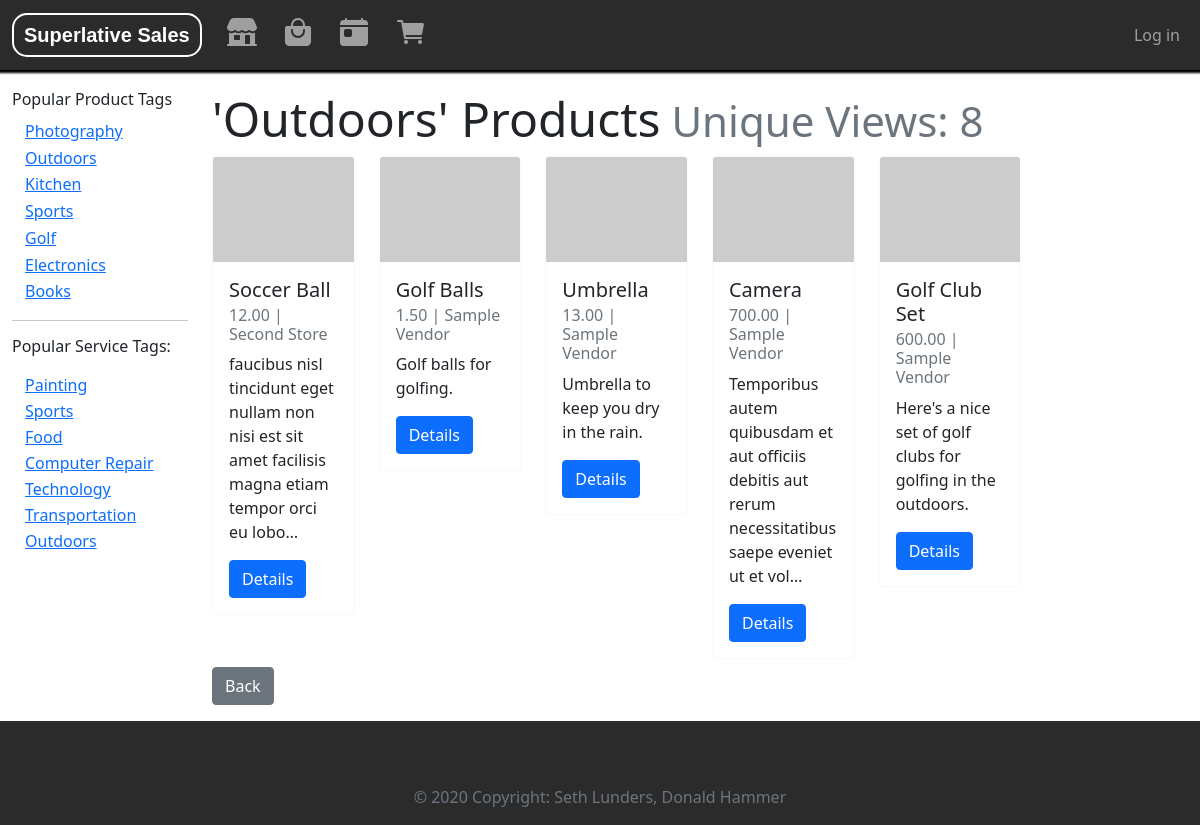
Page /store/products/tag/outdoors/1 on the committed database.
### storeApp/models.py (models this page shows, shortened)
class ProductTag(models.Model):
    name = models.CharField(max_length=200, help_text="Enter a tag; i.e. \"electronics\"", primary_key=True, unique=True)
    viewcount = models.IntegerField(default=0)
    def __str__(self):
        return str(self.name)
    def save(self, *args, **kwargs):
        self.name = self.name.lower()
        return super(ProductTag, self).save(*args, **kwargs)
    class Meta:
        ordering = ['-viewcount']
    def get_absolute_url(self):
        return reverse('product-tag-detail', args=[str(self.name), 1])

class ServiceTag(models.Model):
    name = models.CharField(max_length=200, help_text="Enter a tag; i.e. \"electronics\"", primary_key=True, unique=True)
    viewcount = models.IntegerField(default=0)
    class Meta:
        ordering = ['-viewcount']
    def get_absolute_url(self):
        return reverse('service-tag-detail', args=[str(self.name), 1])

class ProductListing(models.Model):
    id = models.UUIDField(primary_key=True, default=uuid.uuid4, help_text="Unique ID for this particular order", editable=False)
    active = models.BooleanField(default=True)
    name = models.CharField(max_length=200, help_text="Enter a name for your product.")
    imageURL = models.URLField(max_length=200, help_text="Enter image URL", default=randomPhoto())
    price = models.DecimalField(decimal_places=2, max_digits=7) # allows max price of $99,999.99
    description = models.TextField()
    quantity_available = models.IntegerField(help_text="How many are available? Leave blank if unlimited.", null=True, blank=True)
    restockDate = models.DateField(help_text="Leave blank if N/A",null=True, blank=True)
    vendor = models.ForeignKey(Vendor, on_delete=models.RESTRICT)
    tags = models.ManyToManyField(ProductTag, blank=True)
    def get_absolute_url(self):
        return reverse('product-detail', args=[str(self.id)])
    def list_tags(self):
        return ', '.join(tag.name for tag in self.tags.all()[:3])
    list_tags.short_description = 'Tags'
    class Meta:
        permissions = (("can_set_active", "Set product as active"),)

class Vendor(models.Model):
    name = models.CharField(max_length=200, help_text="Enter your vendor name.", unique=True)
    owner = models.OneToOneField(User, on_delete=models.CASCADE)
    logoURL = models.URLField(max_length=200, help_text="Enter image URL", default=randomPhoto())
    description = models.TextField()
    phone_number = models.CharField(max_length=20, help_text="1 (234) 567 8901")
    emergency_phone_number = models.CharField(max_length=20, help_text="1 (234) 567 8901")
    address1 = models.CharField(max_length=1024, help_text="Address line 1")
    address2 = models.CharField(max_length=1024, help_text="Address line 2", null=True, blank=True)
    zip_code = models.CharField(max_length=12, help_text="Zip Code")
    city = models.CharField(max_length=1024, help_text="City")
    state_or_province = models.CharField(max_length=1024, help_text="State/Province (if applicable)", null=True, blank=True)
    country = models.CharField(max_length=1024, help_text="Country")
    date_created = models.DateTimeField(default=datetime.now, blank=True)
    def __str__(self):
        return self.name

### storeApp/views.py (the view)
# urls.py: path('products/tag/<str:pk>/<int:page>', views.ProductTagDetailView, name='product-tag-detail'),
def ProductTagDetailView(request, pk, page=1):
    tag = ProductTag.objects.get(name=pk)
    product_list = tag.productlisting_set.filter(active=True)
    paginator = Paginator(product_list, 20)
    if tag:
        try:
            product_list = paginator.page(page)
        except EmptyPage:
            product_list = paginator.page(paginator.num_pages)
        hasViewed = request.session.get('viewed_producttag_%s' % tag.name)
        if not hasViewed:
            request.session['viewed_producttag_%s' % tag.name] = True
            tag.viewcount = F('viewcount') + 1
            tag.save()
            tag.refresh_from_db()
        context = {
            'tag': tag,
            'productlisting_list': product_list,
        }
        return render(request, 'storeApp/producttag_detail.html', context)
    else:
        raise Http404("This tag was not found.")

### storeApp/context_processors.py (called while the page is built)
def add_variable_to_context(request):
    return {
        'top_producttags': ProductTag.objects.all()[:7],
        'top_servicetags': ServiceTag.objects.all()[:7],
    }

### storeApp/templates/storeApp/producttag_detail.html (shortened to what this page needs)
{% extends "base_generic.html" %}
  {% load humanize %}
{% block content %}
    <h1 class="display-5">'{{ tag|title }}' Products<small class="text-muted"> Unique Views: {{ tag.viewcount }}</small></h1>
    {% if productlisting_list %}
    <div class="row">
        {% for product in productlisting_list %}
            {% if product.active %}
                <div class="col-xs-1 col-sm-6 col-md-4 col-lg-2 mb-2">
                  <div class="card flex-grow-1 border-light">
                    <img src="{{ product.imageURL }}" class="card-img-top" alt="...">
                    <div class="card-body">
                      <h5 class="card-title">{{ product.name }}</h5>
                      <h6 class="card-subtitle mb-2 text-muted">{{ product.price|intcomma }} | {{ product.vendor }}</h6>
                      <p class="card-text">{{ product.description|truncatechars:100 }}</p>
                      <a href="{{ product.get_absolute_url }}" class="btn btn-primary">Details</a>
                    </div>
                  </div>
                </div>
            {% endif %}
        {% endfor %}
      </div>
      <a href="javascript:history.go(-1)" class="btn btn-secondary">Back</a>
    {% else %}
        <p>There are currently no available products.</p>
    {% endif %}
{% endblock content %}

### storeApp/templates/base_generic.html (shortened to what this page needs)
{% load humanize %}
<!DOCTYPE html>
<html lang="en">
<head>
  {% load static %}
  <link href="https://cdn.jsdelivr.net/npm/bootstrap@5.0.2/dist/css/bootstrap.min.css" rel="stylesheet">
  <link rel="stylesheet" href="{% static 'css/styles.css' %}">
</head>
<body class="d-flex flex-column min-vh-100">
  <nav class="navbar navbar-expand-md navbar-dark bg-dark pl-3 pr-3" aria-label="Fourth navbar example">
    <div class="container-fluid">
      <a class="navbar-brand" href="{% url 'index' %}">Superlative Sales</a>
      <div class="collapse navbar-collapse" id="navbarsExample04">
        <ul class="navbar-nav me-auto mb-2 mb-md-0">
          <li class="nav-item"><a class="nav-link " href="{% url 'vendors' %}"><ion-icon name="storefront" size="large"></ion-icon></a></li>
          <li class="nav-item"><a class="nav-link " href="{% url 'products' %}"><ion-icon name="bag-handle" size="large"></ion-icon></a></li>
          <li class="nav-item"><a class="nav-link " href="{% url 'services' %}"><ion-icon name="today" size="large"></ion-icon></a></li>
          <li class="nav-item"><a class="nav-link {% if request.resolver_match.url_name == 'my-cart' %}active{% endif %}" href="{% url 'my-cart' %}"><ion-icon name="cart" size="large"></ion-icon>&nbsp;&nbsp;</a></li>
        </ul>
        <ul class="navbar-nav">
          {% if user.is_authenticated %}
          <li class="nav-item dropdown">
            <a class="nav-link dropdown-toggle {% if request.resolver_match.url_name == 'my-orders' or request.resolver_match.url_name == 'logout' %}active{% endif %}" href="#" id="dropdown04" data-bs-toggle="dropdown" aria-expanded="false"><ion-icon name="person-circle-outline" size="large"></ion-icon></a>
            <ul class="dropdown-menu dropdown-menu-end" aria-labelledby="dropdown04">
              {% comment %} <li>Welcome, {{ user.first_name }}!</li> {% endcomment %}
              <li><a class="dropdown-item" href="{% url 'my-orders' %}">View Orders</a></li>
              <li><a class="dropdown-item" href="{% url 'logout' %}">Log out</a></li>
            </ul>
          </li>
          {% else %}
          <li class="nav-item"><a class="nav-link" href="{% url 'login' %}">Log in</a></li>
          {% endif %}
        </ul>
      </div>
    </div>
  </nav>
  <div class="container-fluid">
    <div class="row mb-3">
      <div class="col-lg-2">
      {% block sidebar %}
        <ul class="sidebar-nav d-none d-lg-block">
          <div class="d-none d-lg-block">
          <h6>Popular Product Tags</h6>
          <ul class="list-unstyled">
            {% for tag in top_producttags %}
            <li><a href="{{ tag.get_absolute_url }}" class="btn btn-link py-0">{{ tag.name|title }}</a></li>
            {% endfor %}
          </ul>
          <hr/>
          <h6>Popular Service Tags:</p>
          <ul class="list-unstyled">
            {% for tag in top_servicetags %}
            <li><a href="{{ tag.get_absolute_url }}" class="btn btn-link py-0">{{ tag.name|title }}</a></li>
            {% endfor %}
          </ul>
        </div>
     {% endblock %}
      </div>
      <div class="col-lg-10">{% block content %}{% endblock %}</div>
    </div>
  </div>
  {% block footer %}
    <footer class="bg-dark text-light text-center text-lg-start mt-auto">
      <div class="container p-4">
      </div>
      <div class="text-center p-3 bg-dark text-muted">
        © 2020 Copyright: Seth Lunders, Donald Hammer
      </div>
    </footer>
  {% endblock footer %}
</body>
</html>

### storeApp/static/css/styles.css (style rules this page uses)
.sidebar-nav { margin-top: 20px; padding: 0; list-style: none; }
h1 { margin-top: 20px; }
.bg-dark { background-color: rgb(43, 43, 43) !important }
.navbar { box-shadow: 0px 0px 2px 3px #000000 }
.navbar-brand { font-family: Helvetica, Arial, sans-serif; font-weight: 600; border: 2px solid white; border-radius: 15px; padding: 5px 10px; }

### rows in the picture
ProductTag: name "Photography"
ProductTag: name "Outdoors", viewcount "8"
ProductTag: name "Kitchen"
ProductTag: name "Sports"
ProductTag: name "Golf"
ProductTag: name "Electronics"
ProductTag: name "Books"
ServiceTag: name "Painting"
ServiceTag: name "Sports"
ServiceTag: name "Food"
ServiceTag: name "Computer Repair"
ServiceTag: name "Technology"
ServiceTag: name "Transportation"
ServiceTag: name "Outdoors"
ProductListing: active True (drawn), name "Soccer Ball", price "12.00", vendor "Second Store", description "faucibus nisl tincidunt eget nullam non nisi est sit amet facilisis magna etiam tempor orci eu lobo…"
ProductListing: active True (drawn), name "Golf Balls", price "1.50", vendor "Sample Vendor", description "Golf balls for golfing."
ProductListing: active True (drawn), name "Umbrella", price "13.00", vendor "Sample Vendor", description "Umbrella to keep you dry in the rain."
ProductListing: active True (drawn), name "Camera", price "700.00", vendor "Sample Vendor", description "Temporibus autem quibusdam et aut officiis debitis aut rerum necessitatibus saepe eveniet ut et vol…"
ProductListing: active True (drawn), name "Golf Club Set", price "600.00", vendor "Sample Vendor", description "Here's a nice set of golf clubs for golfing in the outdoors."
